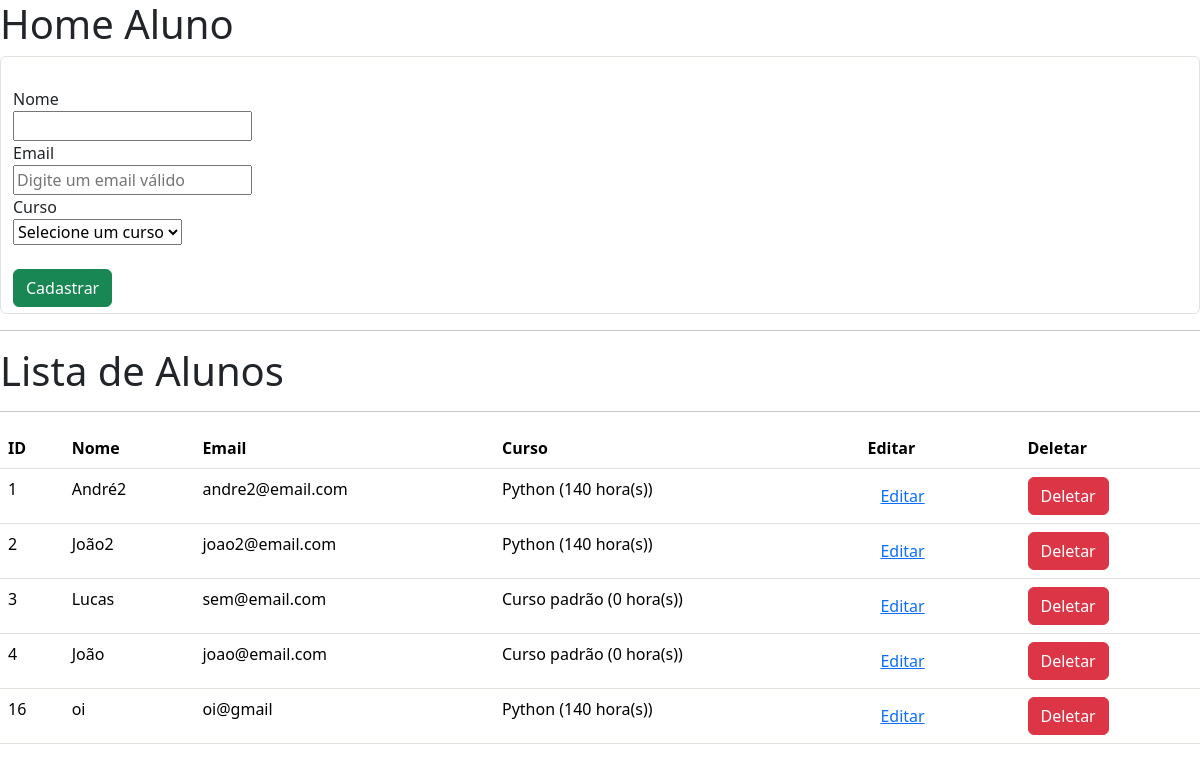
/aluno/, run on the app's committed database.
### aluno/models.py (models this page shows, shortened)
class Aluno(models.Model):
    nome = models.CharField(max_length=255)
    email = models.EmailField(max_length=100, default="sem@email.com")
    nascimento = models.DateField(null=True)
    curso = models.ForeignKey(Curso, on_delete=models.PROTECT)

### curso/models.py (models this page shows)
class Curso(models.Model):
    nome = models.CharField(max_length=100)
    carga_horaria = models.IntegerField()
    def __str__(self):
        return f"{self.nome} ({self.carga_horaria} hora(s))"

### aluno/views.py (the view)
# urls.py: path('', views.home, name='home_aluno'),
def home(request):
    alunos = Aluno.objects.all()
    cursos = Curso.objects.all()
    return render(request, "aluno/home.html", {"alunos": alunos,"cursos": cursos})

### aluno/templates/aluno/home.html (shortened to what this page needs)
<!doctype html>
<html lang="pt">
  <head>
    <link href="https://cdn.jsdelivr.net/npm/bootstrap@5.3.8/dist/css/bootstrap.min.css" rel="stylesheet">
  </head>
  <body>
    <h1>Home Aluno</h1>
  </body>
<body>
    <form action="{% url 'cadastrar' %}" method="post" class="form-control">
        <br>
        <label>Nome</label>
        <br>
        <input type="text" id="nome" name="nome" value="" required>
        <br>
        <label>Email</label>
        <br>
        <input type="email" id="email" name="email" value="" placeholder="Digite um email válido" required>
        <br>
        <label>Curso</label>
                <br>
                <select id="curso" name="curso" required>
                <option value="">Selecione um curso</option>
                </select>
        <br>
        <br>
        <button type="submit" value="Cadastrar Aluno" class="btn btn-success">Cadastrar</button>
    </form>
    <hr>
     <h1>Lista de Alunos</h1>
     <hr>
        <table class="table">
            <thead>
                <tr>
                    <th scope="col">ID</th>
                    <th scope="col">Nome</th>
                    <th scope="col">Email</th>
                    <th scope="col">Curso</th>
                    <th scope="col">Editar</th>
                    <th escope = "col">Deletar</th>
                </tr>
            </thead>
            <tbody>
                <tr>
                    {% for aluno in alunos %}
                        <tr>
                            <td>{{aluno.id}}</td>
                            <td>{{aluno.nome}}</td>
                            <td>{{aluno.email}}</td>
                            <td>{{aluno.curso}}</td>
                            <td><a href="{% url  'editar' aluno.id %}"><button class="btn btn-link">Editar</button></a></td>
                            <td><a href="{% url  'deletar' aluno.id %}"><button class="btn btn-danger">Deletar</button></a></td>
                        </tr>
                </tr>
                    {% endfor %}
            </tbody>
        </table>
</body>
</html>

### data on the page
Aluno: id "1", nome "André2", email "andre2@email.com", curso "Python (140 hora(s))"
Aluno: id "2", nome "João2", email "joao2@email.com", curso "Python (140 hora(s))"
Aluno: id "3", nome "Lucas", email "sem@email.com", curso "Curso padrão (0 hora(s))"
Aluno: id "4", nome "João", email "joao@email.com", curso "Curso padrão (0 hora(s))"
Aluno: id "16", nome "oi", email "oi@gmail", curso "Python (140 hora(s))"
